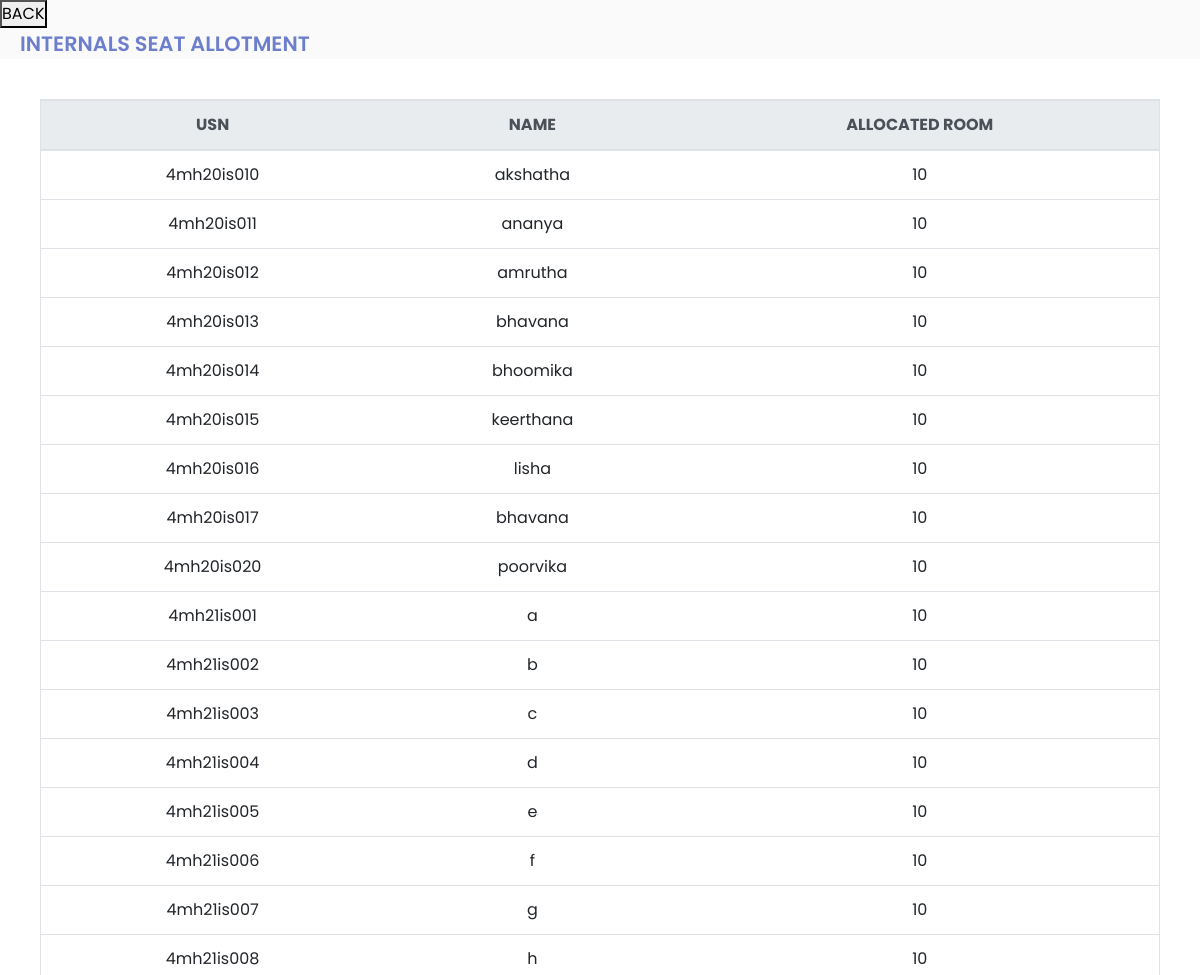
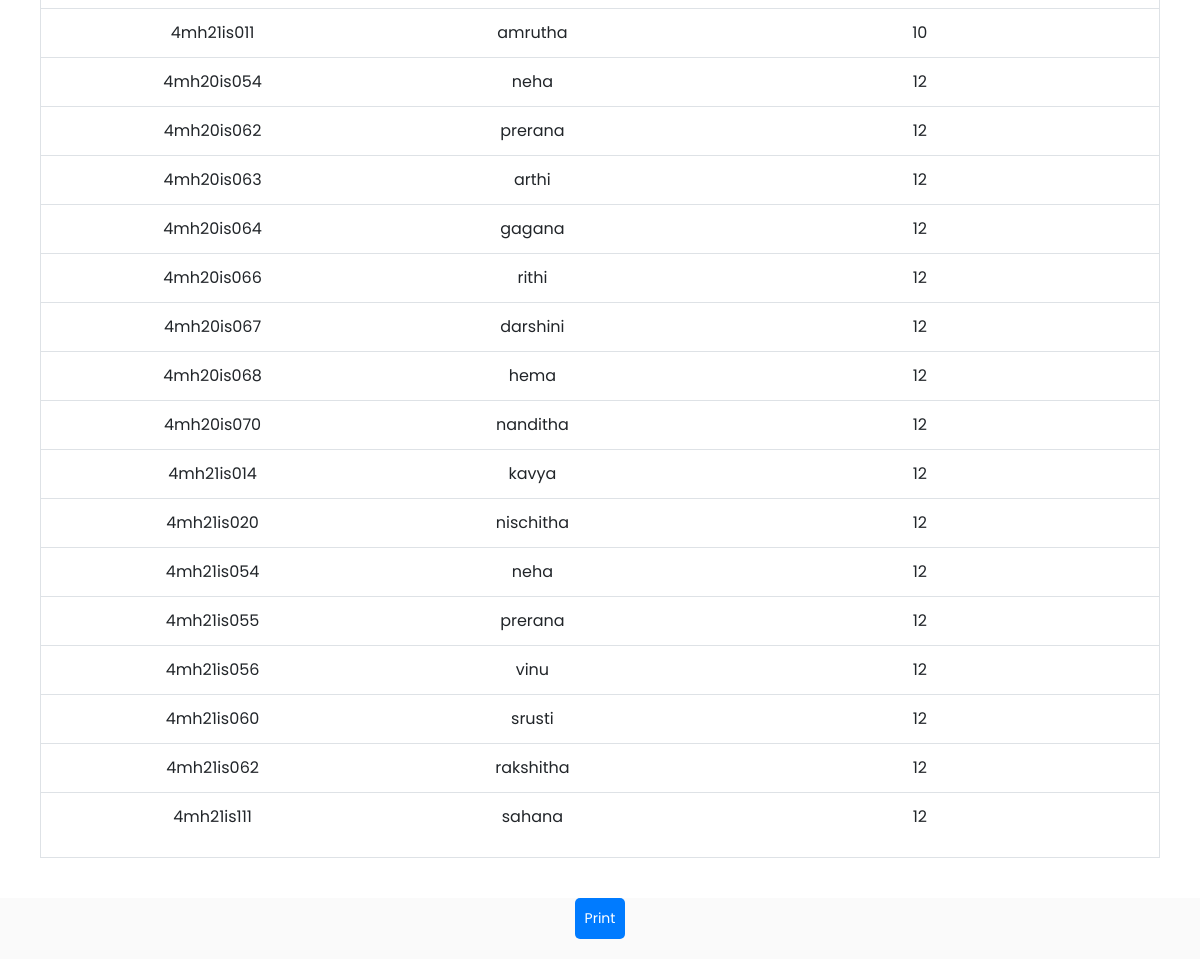
The page /display_allotment.php on the database its author committed (2 pictures, top to bottom).
### tables this page shows
CREATE TABLE `allocated_rooms` (
  `usn` varchar(10) NOT NULL,
  `name` varchar(255) NOT NULL,
  `room_number` varchar(255) NOT NULL
);

### display_allotment.php (the view, shortened to what this page needs)
<!DOCTYPE html>
<html>
<head>
    <link rel="stylesheet" href="common.css">
</head>
<body>
<form action="index.php" method="post">
                 <button type="submit">BACK</button></form>
    <ul>
        <?php include 'link.php' ?>
        <div class="page-name">INTERNALS SEAT ALLOTMENT</div>
        <div class="main-container">
            <div class="main-content">
                <div class="table-responsive border">
                    <table class="table table-hover text-center">
                        <thead class="thead-light">
                            <tr>
                                <th>USN</th>
                                <th>NAME</th>
                                <th>ALLOCATED ROOM</th>
                            </tr>
                        </thead>
                        <?php
                        include "dbconnect.php";
                        $sql = "SELECT * FROM allocated_rooms";
                        $result = $db->query($sql);
                        if ($result->num_rows > 0) {
                            while ($row = $result->fetch_assoc()) {
                                echo "<tr>";
                                echo "<td>" . $row['usn'] . "</td>";
                                echo "<td>" . $row['name'] . "</td>";
                                echo "<td>" . $row['room_number'] . "</td>";
                                echo "</tr>";
                            }
                        } else {
                            echo "<tr><td colspan='3'>No results found</td></tr>";
                        }
                        ?>
                    </table>
                </div>
            </div>
            <div class="print-button-container">
                <button class="print-button" onclick="window.print()">Print</button>
            </div>
        </div>
    </ul>
</body>
</html>

### common.css (style rules this page uses)
* { padding: 0; margin: 0; box-sizing: border-box; font-family: 'Poppins', sans-serif; }
body { background: #fafafa; }
.main-content { padding: 40px; background-color: #fff; min-height: 85vh; }
.page-name { margin-left: 20px; font-weight: 600; font-size: 1.3rem; color: #6d7fcc; }

### display_allotment.php (style rules this page uses)
.print-button-container { display: flex; justify-content: center; margin-bottom: 20px; }
.print-button { padding: 10px; background-color: #007bff; color: #fff; border: none; cursor: pointer; font-size: 14px; border-radius: 5px; }

### rows shown on the page
allocated_rooms: usn "4mh20is010", name "akshatha", room_number "10"
allocated_rooms: usn "4mh20is011", name "ananya", room_number "10"
allocated_rooms: usn "4mh20is012", name "amrutha", room_number "10"
allocated_rooms: usn "4mh20is013", name "bhavana", room_number "10"
allocated_rooms: usn "4mh20is014", name "bhoomika", room_number "10"
allocated_rooms: usn "4mh20is015", name "keerthana", room_number "10"
allocated_rooms: usn "4mh20is016", name "lisha", room_number "10"
allocated_rooms: usn "4mh20is017", name "bhavana", room_number "10"
allocated_rooms: usn "4mh20is020", name "poorvika", room_number "10"
allocated_rooms: usn "4mh21is001", name "a", room_number "10"
allocated_rooms: usn "4mh21is002", name "b", room_number "10"
allocated_rooms: usn "4mh21is003", name "c", room_number "10"
allocated_rooms: usn "4mh21is004", name "d", room_number "10"
allocated_rooms: usn "4mh21is005", name "e", room_number "10"
allocated_rooms: usn "4mh21is006", name "f", room_number "10"
allocated_rooms: usn "4mh21is007", name "g", room_number "10"
allocated_rooms: usn "4mh21is008", name "h", room_number "10"
allocated_rooms: usn "4mh21is011", name "amrutha", room_number "10"
allocated_rooms: usn "4mh20is054", name "neha", room_number "12"
allocated_rooms: usn "4mh20is062", name "prerana", room_number "12"
allocated_rooms: usn "4mh20is063", name "arthi", room_number "12"
allocated_rooms: usn "4mh20is064", name "gagana", room_number "12"
allocated_rooms: usn "4mh20is066", name "rithi", room_number "12"
allocated_rooms: usn "4mh20is067", name "darshini", room_number "12"
allocated_rooms: usn "4mh20is068", name "hema", room_number "12"
allocated_rooms: usn "4mh20is070", name "nanditha", room_number "12"
allocated_rooms: usn "4mh21is014", name "kavya", room_number "12"
allocated_rooms: usn "4mh21is020", name "nischitha", room_number "12"
allocated_rooms: usn "4mh21is054", name "neha", room_number "12"
allocated_rooms: usn "4mh21is055", name "prerana", room_number "12"
allocated_rooms: usn "4mh21is056", name "vinu", room_number "12"
allocated_rooms: usn "4mh21is060", name "srusti", room_number "12"
allocated_rooms: usn "4mh21is062", name "rakshitha", room_number "12"
allocated_rooms: usn "4mh21is111", name "sahana", room_number "12"
